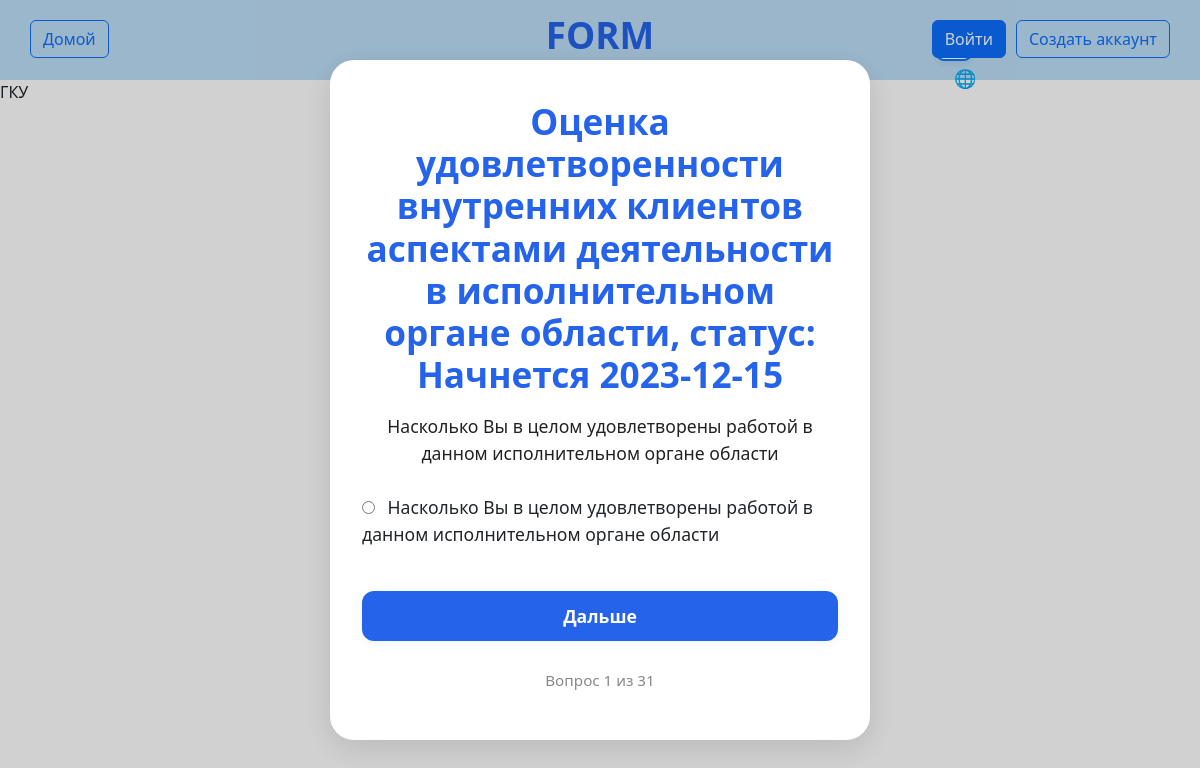
The app's page /survey4/1/ with its own data.
### questionnaire/models.py (models this page shows, shortened)
class Questionnaire(models.Model):
    name = models.TextField('Название опроса')
    author = models.ForeignKey(
        User,
        on_delete=models.CASCADE,
        verbose_name='Автор',
        related_name='questionnaries'
    )
    published = models.BooleanField('Опубликовано', default=False)
    start_date = models.DateField('Начало анкетирования', auto_now=True)
    finish_date = models.DateField('Окончание анкетирования', blank=True, null=True)
    finished = models.BooleanField('Окончен', default=False)
    class Meta:
        ordering = ['-start_date']
        verbose_name = 'Анкета'
        verbose_name_plural = 'Анкеты'
    def __str__(self):
        if self.finished:
            status = 'Завершен'
        elif self.published:
            status = 'Проводится'
        else:
            status = f'Начнется {self.start_date}'
        return f'{self.name}, статус: {status}'

class Point(models.Model):
    name = models.CharField(
        'Пункт в анкете',
        max_length=250
    )
    number = models.PositiveIntegerField(
        'Номер в анкете'
    )
    questionnaire = models.ForeignKey(
        Questionnaire,
        on_delete=models.CASCADE,
        related_name='points'
    )
    type_point = models.CharField(
        'Тип вопросов',
        choices=Q_TYPES,
        max_length=12
    )
    num_column = models.SmallIntegerField('Кол-во колонок')
    class Meta:
        ordering = ['number']
        verbose_name = 'Пункт'
        verbose_name_plural = 'Пункты'

class Question(models.Model):
    name = models.CharField(
        'Вопрос',
        max_length=250
    )
    point = models.ForeignKey(
        Point,
        on_delete=models.CASCADE,
        verbose_name='Пункт в Анкете',
        related_name='questions'
    )
    number = models.PositiveIntegerField(
        'Номер в пункте'
    )
    class Meta:
        ordering = ['-number']
        verbose_name = 'Вопрос'
        verbose_name_plural = 'Вопросы'

### survey/views.py (the view, shortened to what this page needs)
# urls.py: ,path('survey4/<int:question_number>/', survey_step, name='survey_step')
def survey_step(request, questionnaire_id=4, question_number=1):
    questionnaire = get_object_or_404(Questionnaire, id=questionnaire_id)
    points = Point.objects.filter(questionnaire=questionnaire).order_by('number')
    total_questions = points.count()
    if question_number < 1 or question_number > total_questions:
        return render(request, 'survey/point.html', {
            'questionnaire': questionnaire,
            'success': True,
        })
    point = points[question_number-1]
    q_type = point.type_point
    variants = Question.objects.filter(point=point) if q_type in ['radio', 'check_box'] else []
    error = None
    return render(request, 'survey/point.html', {
        'questionnaire': questionnaire,
        'point': point,
        'q_type': q_type,
        'variants': variants,
        'question_number': question_number,
        'error': error,
        'total_questions': total_questions,
    })

### templates/survey/point.html (shortened to what this page needs)
{% extends 'base.html' %}
{% load static %}
{% block content %}
<div id="survey-modal-overlay" style="position:fixed;top:0;left:0;width:100vw;height:100vh;background:rgba(0,0,0,0.18);display:flex;justify-content:center;align-items:center;z-index:1000;">
    <div id="survey-modal-content" style="background:#fff;border-radius:24px;box-shadow:0 8px 32px rgba(0,0,0,0.12);max-width:540px;width:100%;padding:40px 32px 32px 32px;position:relative;display:flex;flex-direction:column;align-items:center;">
        <h2 style="font-size:2.2rem;font-weight:700;color:#2563eb;margin-bottom:18px;text-align:center;">{{ questionnaire }}</h2>
        <div style="font-size:1.1rem;color:#222;margin-bottom:28px;text-align:center;">{{ point.name }}</div>
        {% if success %}
          <div style="font-size:1.3rem;color:#388e3c;text-align:center;padding:40px 0 30px 0;font-weight:600;">Успешно!</div>
        {% else %}
        <form method="post" style="width:100%;display:flex;flex-direction:column;gap:18px;">
            <div>
                {% if q_type == 'radio' %}
                    {% if variants %}
                        <div style="display:flex;flex-direction:column;gap:8px;margin-bottom:8px;">
                            {% for variant in variants %}
                                <label style="font-size:1.1rem;font-weight:500;">
                                    <input type="radio" name="answer" value="{{ variant.id }}" required style="margin-right:8px;">
                                    {{ variant.name }}
                                </label>
                            {% endfor %}
                        </div>
                    {% else %}
                        <span style="color:#888;">Нет вариантов ответа</span>
                    {% endif %}
                {% elif q_type == 'text' or q_type == 'text_or_non' %}
                    <input type="text" name="answer" style="width:100%;padding:10px 14px;border-radius:12px;border:1px solid #e5e7eb;font-size:1rem;margin-bottom:6px;background:#f9fafb;" {% if q_type == 'text' %}required{% endif %}>
                {% elif q_type == 'raiting' %}
                    <input type="number" name="answer" min="1" max="5" required style="width:100%;padding:10px 14px;border-radius:12px;border:1px solid #e5e7eb;font-size:1rem;margin-bottom:6px;background:#f9fafb;">
                {% endif %}
            </div>
            <button type="submit" style="background:#2563eb;color:#fff;border:none;border-radius:12px;padding:12px 0;font-size:1.1rem;font-weight:600;cursor:pointer;margin-top:18px;width:100%;box-shadow:0 2px 8px rgba(37,99,235,0.08);transition:background 0.2s;">Дальше</button>
            <div style="margin-top:10px;color:#888;font-size:0.95em;text-align:center;">Вопрос {{ question_number }} из {{ total_questions }}</div>
        </form>
        {% endif %}
    </div>
</div>
{% endblock %}

### templates/base.html (shortened to what this page needs)
<!DOCTYPE html>
<html lang="ru">
{% load static %}
<head>
  <link rel="stylesheet" href="{% static 'css/style.css' %}" type="text/css">
  </head>
  <body>
    <header class="header">
  <a href="/" class="btn btn-outline-primary" style="position: absolute; top: 20px; left: 30px; z-index: 1000;">Домой</a>
  {% include 'includes/header.html' %}
  <button id="translate-btn" class="mini-translate-btn" title="Перевести сайт" style="position: absolute; top: 25px; right: 220px; z-index: 1000;">🌐</button>
      {% if not request.user.is_authenticated %}
        <div style="position: absolute; top: 20px; right: 30px; z-index: 1000; display: flex; gap: 10px;">
          <button type="button" class="btn btn-primary" data-bs-toggle="modal" data-bs-target="#loginModal">
            Войти
          </button>
          <button type="button" class="btn btn-outline-primary" data-bs-toggle="modal" data-bs-target="#signupModal">
            Создать аккаунт
          </button>
        </div>
      {% endif %}
      <link href="https://cdn.jsdelivr.net/npm/bootstrap@5.3.2/dist/css/bootstrap.min.css" rel="stylesheet">
    </header>
    <main>
      {% block content %}{% endblock %}
    </main>
    <footer>
      {% include 'includes/footer.html' %}
    </footer>
  </body>
</html>

### templates/includes/header.html
<header class="header" style="background:#BDDFF8;display:flex;justify-content:center;align-items:center;height:70px;position:relative;width:100vw;min-width:100%;">
	<span style="font-size:2.3rem;font-weight:700;color:#2563eb;">FORM</span>
</header>

### templates/includes/footer.html
ГКУ

### static/css/style.css (style rules this page uses)
.mini-translate-btn { background: #fff; border: 1px solid #007bff; color: #007bff; border-radius: 50%; width: 36px; height: 36px; font-size: 22px; cursor: pointer; box-shadow: 0 2px 8px rgba(0,0,0,0.08); transition: background 0.2s, color 0.2s; margin-right: 8px; }
body { top: 0 !important; }
.mini-translate-btn { background: #fff; border: 2px solid #007bff; color: #007bff; border-radius: 8px; padding: 8px 16px; font-size: 18px; cursor: pointer; box-shadow: 0 2px 8px rgba(0,0,0,0.08); transition: background 0.2s, color 0.2s; }
.btn { color: red; }
.header { width: 100%; height: 10vh; background: #BDDFF8; font-style: 46px; text-align: center; line-height: 86px; }

### records on screen
Questionnaire: finished+published+start_date "Оценка удовлетворенности внутренних клиентов аспектами деятельности в исполнительном органе области, статус: Начнется 2023-12-15"
Point: name "Насколько Вы в целом удовлетворены работой в данном исполнительном органе области"
Question: name "Насколько Вы в целом удовлетворены работой в данном исполнительном органе области"

### other values on screen
{{ question_number }} "1"
{{ total_questions }} "31"
